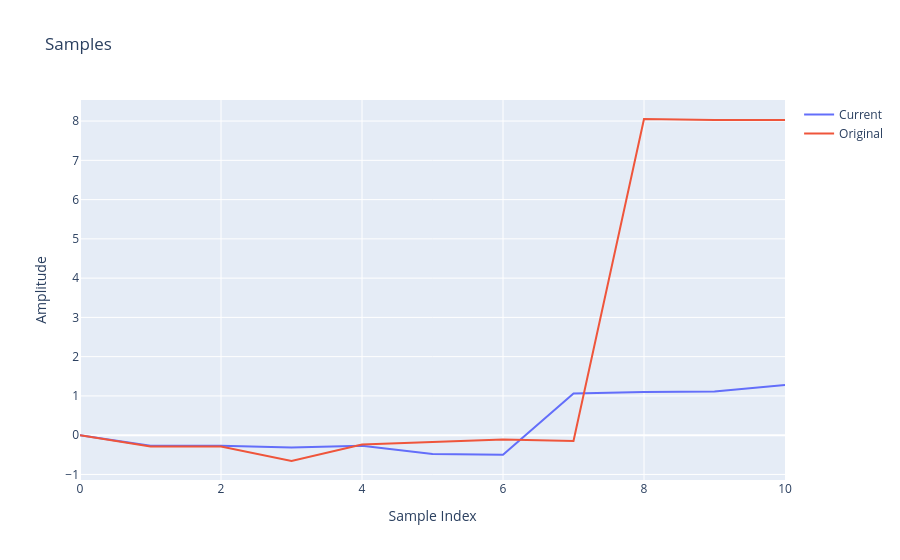

Notebook cell for this chart:
### Code cell
fig = go.Figure()

fig.add_trace(
    go.Scatter(
        y=xs,
        mode="lines",
        name="Current",
    )
)

fig.add_trace(
    go.Scatter(
        y=ys,
        mode="lines",
        name="Original",
    )
)


fig.update_layout(
    title="Samples",
    xaxis_title="Sample Index",
    yaxis_title="Amplitude",
)

fig.show()

### Figure 1 — Plotly figure (JSON) as saved in the notebook; plotly's stock layout.template omitted (floating-point values rounded to 4 significant figures)
{"data": [{"mode": "lines", "name": "Current", "type": "scatter", "y": [0.0, -0.2673, -0.2722, -0.3118, -0.2704, -0.4803, -0.4995, 1.062, 1.098, 1.112, 1.275]}, {"mode": "lines", "name": "Original", "type": "scatter", "y": [0.0, -0.2898, -0.2874, -0.6575, -0.2374, -0.1807, -0.1121, -0.1451, 8.053, 8.024, 8.025]}], "layout": {"title": {"text": "Samples"}, "xaxis": {"title": {"text": "Sample Index"}}, "yaxis": {"title": {"text": "Amplitude"}}}}
